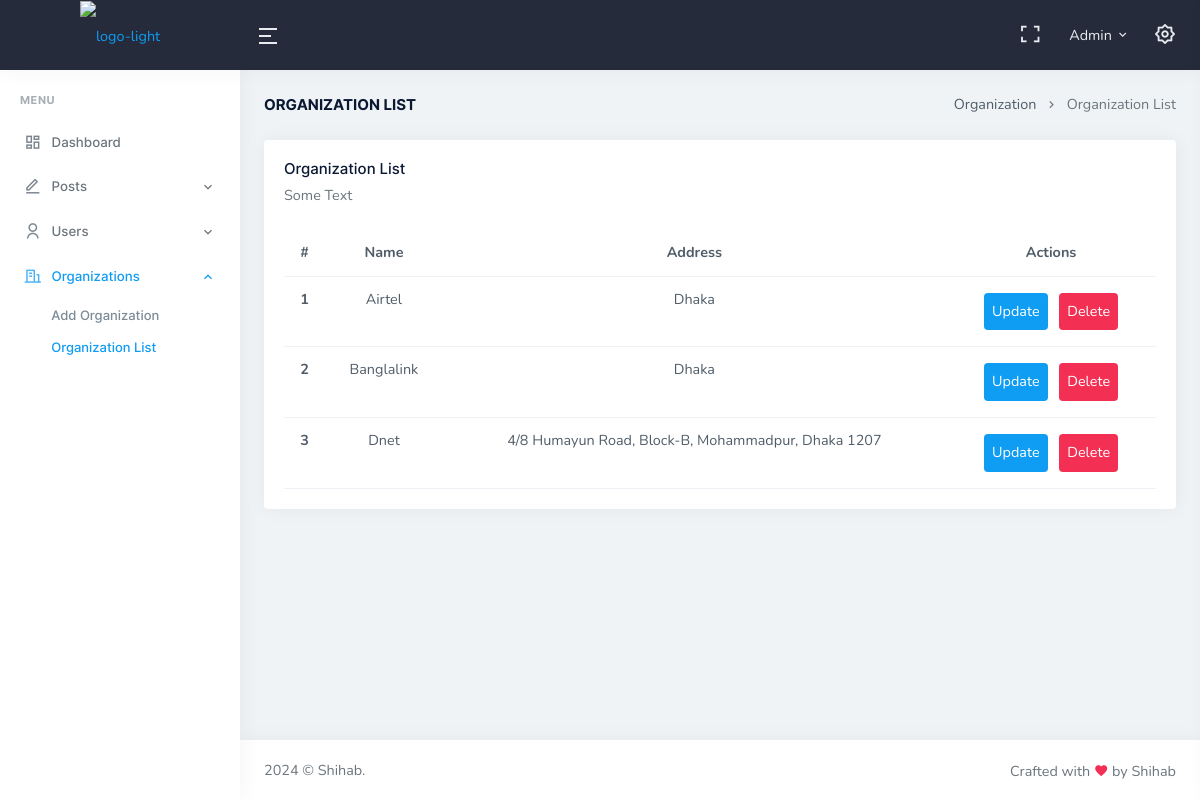
/organization-list.php (signed in), run on an earlier commit of the app's database.
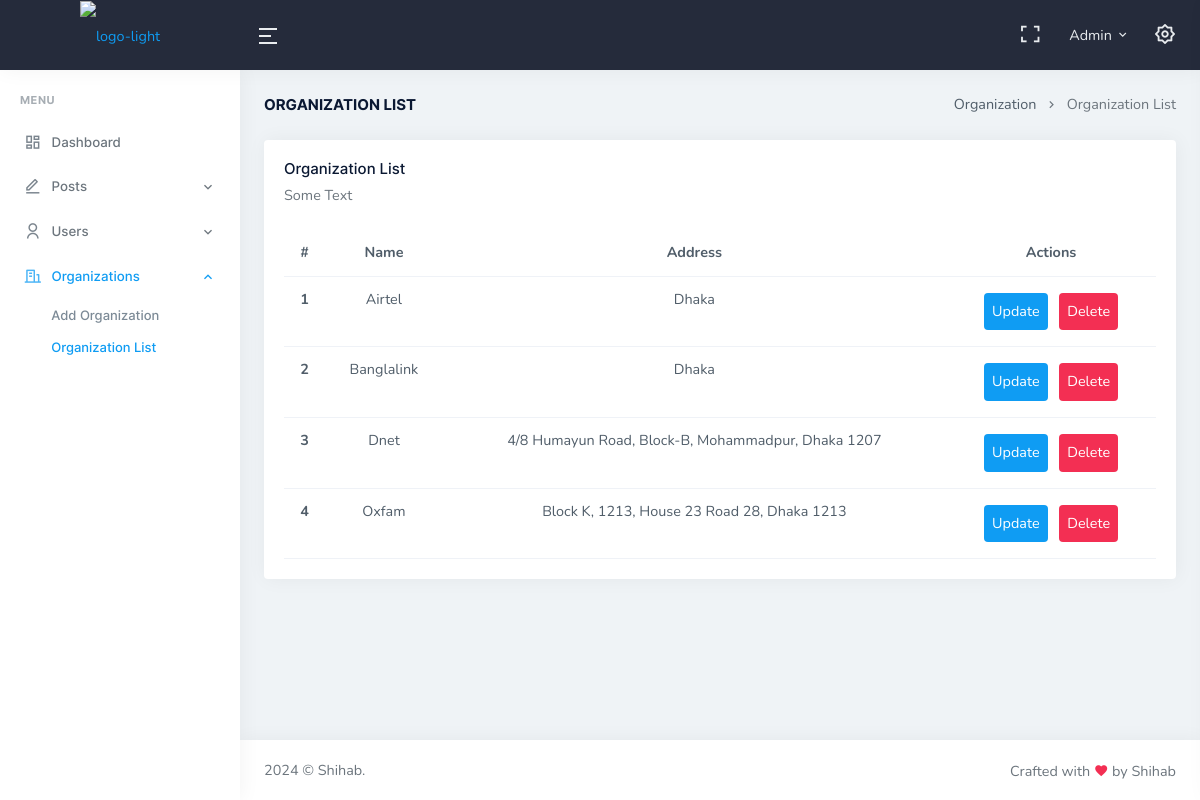
And on a later commit of the database.
### tables this page shows
CREATE TABLE `organizations` (
  `org_id` int(6) NOT NULL,
  `org_name` varchar(50) NOT NULL,
  `org_address` varchar(50) NOT NULL,
  `created_at` datetime NOT NULL DEFAULT current_timestamp()
);

### includes/helper-func.php (called while the page is built, shortened)
<?php
function getOrgList($orgId, $conn) {
    if ($orgId == null) {
        $sql = "SELECT * FROM organizations";
        $result = mysqli_query($conn, $sql);
        return $result;
    }
    else {
        $sql = "SELECT org_name FROM organizations WHERE org_id = $orgId";
        $result = mysqli_query($conn, $sql);
        $row = mysqli_fetch_assoc($result);
        return $row['org_name'];
    }
}

### organization-list.php (the view, shortened to what this page needs)
<?php
include 'includes/header.php';
?>
<div class="container-fluid">
    <div class="row">
        <div class="col-12">
            <div class="page-title-box d-sm-flex align-items-center justify-content-between">
                <h4 class="mb-sm-0">Organization List</h4>
                <div class="page-title-right">
                    <ol class="breadcrumb m-0">
                        <li class="breadcrumb-item"><a href="javascript: void(0);">Organization</a></li>
                        <li class="breadcrumb-item active">Organization List</li>
                    </ol>
                </div>
            </div>
        </div>
    </div>
    <div class="row">
        <div class="col-12">
            <div class="card">
                <div class="card-body">
                    <h4 class="card-title">Organization List</h4>
                    <p class="card-title-desc">Some Text</p>
                    <?php
                        $orgList =  getOrgList(null, $conn);
                        if (mysqli_num_rows($orgList) > 0) {
                            $count = 1;
                            echo "<div class='w-100 overflow-auto'> <table class='text-center table table-hover mb-0'>
                                <thead>
                                    <tr>
                                        <th>#</th>
                                        <th>Name</th>
                                        <th>Address</th>
                                        <th>Actions</th>
                                    </tr>
                                </thead>";
                                while ($row = mysqli_fetch_assoc($orgList)) {
                                    echo "<tr>
                                    <th>".$count."</th>
                                    <td>".$row ['org_name']."</td>
                                    <td>".$row ['org_address']."</td>
                                    <td>
                                        <a class='d-inline-block bg-primary text-white p-2 m-1 rounded-2' href='update-post.php?orgId=".$row ['org_id']."'>Update</a>
                                        <a class='d-inline-block bg-danger text-white p-2 m-1 rounded-2' href='".htmlspecialchars($_SERVER['PHP_SELF'])."?orgId=".$row ['org_id']."'>Delete</a>
                                    </td>
                                </tr>";
                                $count++;
                                }
                            echo "</table> </div>";
                        }
                        else {
                            echo "<p class='text-center fs-4'>No organizations 😔</p>";
                        }
                    ?>
                </div>
            </div>
        </div>
    </div>
</div>
<?php
include 'includes/footer.php';
?>

### includes/header.php (shortened to what this page needs)
<?php
include 'includes/helper-func.php';
$sql = "SELECT * FROM admins";
$result = mysqli_query($conn, $sql);
$admin = mysqli_fetch_assoc($result);
?>
<!doctype html>
<html lang="en">
    <head>
        <link href="assets/libs/admin-resources/jquery.vectormap/jquery-jvectormap-1.2.2.css" rel="stylesheet" type="text/css" />
        <link href="assets/libs/datatables.net-bs4/css/dataTables.bootstrap4.min.css" rel="stylesheet" type="text/css" />
        <link href="assets/libs/datatables.net-responsive-bs4/css/responsive.bootstrap4.min.css" rel="stylesheet" type="text/css" />
        <link href="assets/css/bootstrap.min.css" id="bootstrap-style" rel="stylesheet" type="text/css" />
        <link href="assets/css/icons.min.css" rel="stylesheet" type="text/css" />
        <link href="assets/css/app.min.css" id="app-style" rel="stylesheet" type="text/css" />
        <link href="assets/css/style.css" id="app-style" rel="stylesheet" type="text/css" />
    </head>
    <body data-topbar="dark">
        <div id="layout-wrapper">
            <header id="page-topbar">
                <div class="navbar-header">
                    <div class="d-flex align-items-center">
                        <div class="navbar-brand-box">
                            <a href="dashboard.php" class="logo logo-light">
                                <span class="logo-lg">
                                    <img src="assets/images/logo.png" alt="logo-light" height="40">
                                </span>
                            </a>
                        </div>
                        <button type="button" class="btn btn-sm px-3 font-size-24 header-item waves-effect" id="vertical-menu-btn">
                            <i class="ri-menu-2-line align-middle"></i>
                        </button>
                    </div>
                    <div class="d-flex">
                        <div class="dropdown d-none d-lg-inline-block ms-1">
                            <button type="button" class="btn header-item noti-icon waves-effect" data-toggle="fullscreen">
                                <i class="ri-fullscreen-line"></i>
                            </button>
                        </div>
                        <div class="dropdown d-inline-block user-dropdown">
                            <button type="button" class="btn header-item waves-effect" id="page-header-user-dropdown"
                                data-bs-toggle="dropdown" aria-haspopup="true" aria-expanded="false">
                                <span class="d-none d-xl-inline-block ms-1"> <?php echo $admin['admin_name']; ?></span>
                                <i class="mdi mdi-chevron-down d-none d-xl-inline-block"></i>
                            </button>
                        </div>
                        <div class="dropdown d-inline-block">
                            <button type="button" class="btn header-item noti-icon right-bar-toggle waves-effect">
                                <i class="ri-settings-2-line"></i>
                            </button>
                        </div>
                    </div>
                </div>
            </header>
            <div class="vertical-menu">
                <div data-simplebar class="h-100">
                    <div id="sidebar-menu">
                        <ul class="metismenu list-unstyled" id="side-menu">
                            <li class="menu-title">Menu</li>
                            <li>
                                <a href="dashboard.php" class="waves-effect">
                                    <i class="ri-dashboard-line"></i>
                                    <span>Dashboard</span>
                                </a>
                            </li>
                            <li>
                                <a href="javascript: void(0);" class="has-arrow waves-effect">
                                    <i class="ri-edit-line"></i>
                                    <span>Posts</span>
                                </a>
                            </li>
                            <li>
                                <a href="javascript: void(0);" class="has-arrow waves-effect">
                                    <i class="ri-user-line"></i>
                                    <span>Users</span>
                                </a>
                            </li>
                            <li>
                                <a href="javascript: void(0);" class="has-arrow waves-effect">
                                    <i class="ri-building-line"></i>
                                    <span>Organizations</span>
                                </a>
                                <ul class="sub-menu" aria-expanded="false">
                                    <li><a href="add-organization.php">Add Organization</a></li>
                                    <li><a href="organization-list.php">Organization List</a></li>
                                </ul>
                            </li>
                        </ul>
                    </div>
                </div>
            </div>
<div class="main-content">
<div class="page-content">

### includes/footer.php (shortened to what this page needs)
</div>
    <footer class="footer">
        <div class="container-fluid">
            <div class="row">
                <div class="col-sm-6">
                    <script>document.write(new Date().getFullYear())</script> © Shihab.
                </div>
                <div class="col-sm-6">
                    <div class="text-sm-end d-none d-sm-block">
                        Crafted with <i class="mdi mdi-heart text-danger"></i> by Shihab
                    </div>
                </div>
            </div>
        </div>
    </footer>
</div>
</div>
    </body>
</html>

What changed in the data, as far as the page shows it:
added organizations: org_name "Oxfam", org_address "Block K, 1213, House 23 Road 28, Dhaka 1213"
